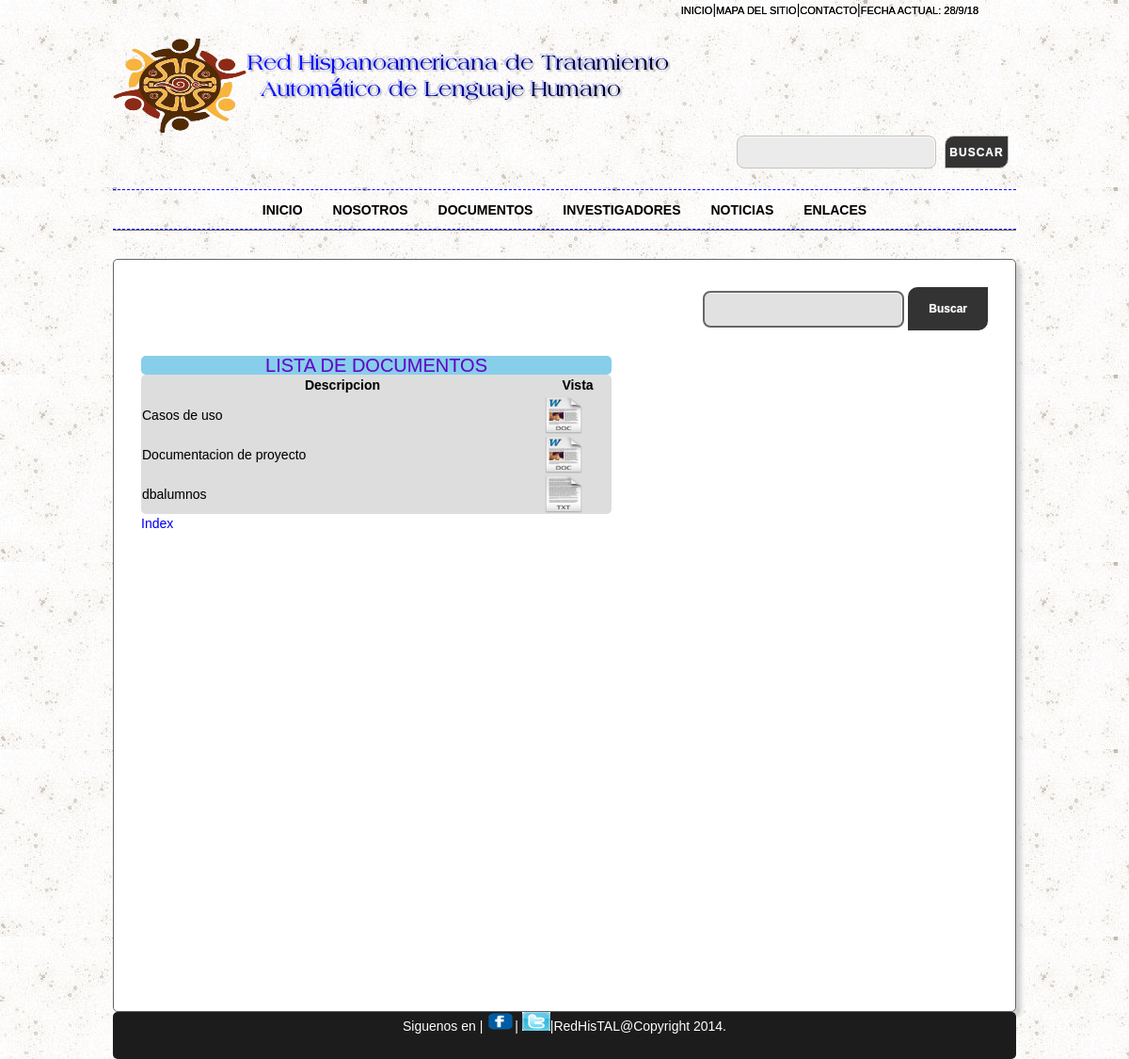
The page /documentos.php on the database its author committed.
### tables this page shows
CREATE TABLE IF NOT EXISTS `documentos` (
  `id_files` int(10) NOT NULL AUTO_INCREMENT,
  `nombre` varchar(100) DEFAULT NULL,
  `descripcion` varchar(150) DEFAULT NULL,
  `tipo` varchar(10) DEFAULT NULL,
  `status` varchar(10) DEFAULT NULL,
  PRIMARY KEY (`id_files`)
);

### dbredhistal/conexion.php (called while the page is built, shortened)
<?php
	$Server="localhost";
	$User="LOCALREDHISTAL";
	$DataBase="redhistal";
?>

### dbredhistal/mysql.inc.php (called while the page is built, shortened)
<?php
class MySQL
{
		private $conexion;
		public function MySQL()
		{
	  		if(!isset($this->conexion))
			{
				include('conexion.php');
	  			$this->conexion = (mysql_connect($Server,$User)) or die(mysql_error());
	  		}
	  	}
	 	public function consulta($consulta)
		{
	  		$resultado = mysql_query($consulta,$this->conexion);
	  		return $resultado;
	  	}
	 	public function fetch_array($consulta)
		{
	  		return mysql_fetch_array($consulta);
	  	}
	 	public function num_rows($consulta)
		{
	  		return mysql_num_rows($consulta);
	  	}
}
?>

### documentos.php (the view, shortened to what this page needs)
<?php
include('dbredhistal/conexion.php');
?>
<!DOCTYPE html PUBLIC "-//W3C//DTD XHTML 1.0 Transitional//EN" "http://www.w3.org/TR/xhtml1/DTD/xhtml1-transitional.dtd">
<html xmlns="http://www.w3.org/1999/xhtml"lang="es" xml:lang="es">
<head>
<link rel="stylesheet" href="styles/style.css" type="text/css"/>
<link rel="stylesheet" href="style/documentos.css" type="text/css" />
 <link rel="stylesheet" href="documentos/uploadify/uploadify.css" type="text/css" />
</head>
<body>
    <header>
        <a href="index.php">Inicio</a>|<a href="mapa_del_sitio.php">Mapa del sitio</a>|<a href="contacto.php">Contacto</a>|<a href="#"><?php
echo "Fecha actual: ";
$fecha=date("j/n/y");
echo $fecha;
?></a><br/><br/>
	</header>
<div class="main-container">
    <div id="sub-headline">
       <div class="tagline_left" style=" align:left; width:700px; height:100px;> <a href=""><img src="iconos/redhistal2.png"onmouseover="this.src='iconos/redhistal1.png';" onmouseout="this.src='iconos/redhistal2.png';"/></a></div>
        <div class="tagline_right">
             <center>
                   <form method=GET action="http://www.google.com/search">
            <table ><tr><td>
                                 <INPUT TYPE=text name=q size=31 maxlength=255 value="">
                                       <INPUT type=submit name=btnG id="go" value="Buscar">
                                    </td></tr></table>
                                     </form>
                                   </center>
        </div>
        <br class="clear"/>
    </div><br/><br/>
<div class="main-container">
    <div id="nav-container">
        <nav>
            <ul class="nav">
               <b> <li><a href="index.php">Inicio</a></li>
                <li ><a  href="#">Nosotros</a>
				</li>
				  <li><a href="documentos.php">Documentos</a></li>
                <li><a href="investigadores.php">Investigadores</a>
                </li>
                <li ><a href="noticias.php">Noticias</a></li>
                <li><a href="enlaces.php">Enlaces</a></li></b>
            </ul>
        </nav>
    </div>
</div>
    <div class="container1">
          <article action="docum.php" class="box" id="home_featured21">
          <form align="right">
          <input type="text"  value=""/>
          <input type="submit"  value="Buscar"/> </form><br/>
<?php
	include("dbredhistal/mysql.inc.php");
	$db = new MySQL();
	$listar= $db->consulta("SELECT * FROM documentos");
if($db->num_rows($listar)>0){
	echo"<table style='background:#DDDDDD;border-collapse: collapse;border-radius:5px;align:right;'>";
	echo"<caption style ='background: skyblue;color: #6600CC;border-radius:5px;text-align: center;  width:500px;  font-family: Arial;font-size: 20px;'>
	LISTA DE DOCUMENTOS</caption>";
		echo"<tr>";
			echo "<th style='black'>Descripcion</th>";
			echo "<th style='black' width=\"70\" align=\"center\">Vista</th>";
		echo"</tr>";
			while($row=($db->fetch_array($listar))){
				echo"<tr>";
				echo"<td>".$row['descripcion']."</td>";
					switch ($row['tipo']) {
						case 'docx':
								echo"<td><a target='_Blank' href='documentos/uploads/".$row['nombre']."'><img src='documentos/images/doc.png' width='40' height='40'></a></td>";
							break;
						case 'txt':
								echo"<td><a target='_Blank' href='documentos/uploads/".$row['nombre']."'><img src='documentos/images/txt.png' width='40' height='40'></a></td>";
							break;
					}
				echo"</tr>";
			}
	echo"</table>";
}else{
	echo"<div id='mensajevacio' align=\"center\">No hay archivos por el momento</div>";
}
?>
<a href="documentos/index.php">Index</a>
            </article>
          <footer>
			  Siguenos en |<a href="https://www.facebook.com/Juaniitta.Qonttreraz"> <img src="iconos/face.png" width="30px" height="20px"/></a>| <img src="iconos/twitter.png" width="30px" height="20px" />|RedHisTAL@Copyright 2014.
</footer>
</div>
</body>
</html>

### styles/style.css (style rules this page uses)
body { margin-top: 30px; font-size: 14px; padding:0; margin:0 auto; line-height: 20px; font-family: 'Century Gothic', sans-serif; color: #000; background:url("../images/fondo.jpg") repeat; padding: 0; text-shadow: 0 0 1px rgba(0, 0, 0, 0.1) }
a { outline: 0; text-decoration: none; color: blue; }
header { display: block; text-align: right; margin-right:160px; padding: 0px; text-transform: uppercase; }
header a { font-family: 'ChunkFive Regular', Arial, Helvetica, sans-serif; font-size: 11px; color:black; text-shadow: 0 0px 0px black; transition: all 200ms linear; transform: translateZ(0) }
.box { background-color: #FFF; border: 1px solid #666; border-radius: 5px; box-shadow: 5px 5px 5px #ccc; padding: 29px; width: 900px; height:740px; }
.tagline_right { float: right }
.tagline_left { float: left margin: 8px 0 0; padding: 0 }
.container1 { border-top: 1px solid #666; padding: 30px 0; width:900px; height:350px; }
input[type=text] { background: rgba(206, 205, 205, 0.6); border: 2px solid #666; line-height: 2em; box-shadow: inset -1px 1px 1px rgba(255, 255, 255, 0.65); border-radius: 8px; margin-bottom: 10px; width: 600px; padding: 6px 5px }
input[type=text] { height: 23px; width: 200px }
input[type=submit] { background: #000; background-image: -webkit-gradient(linear, left top, left bottom, color-stop(0, #333), color-stop(100%, #333)); background-image: -webkit-linear-gradient(top, #333 0, #333 100%); background-image: -moz-linear-gradient(top, #333 0, #333 100%); background-image: -o-linear-gradient(top, #333 0, #333 100%); background-image: -ms-linear-gradient(top, #333 0, #333 100%); background: linear-gradient(top, #333 0, #333 100%); color: #fff; border-radius: 10px 0 10px 0; font-weight: 700; text-shadow: 0 0 1px #aaa; transition: all 100ms linear; font-family: Verdana, Geneva, sans-serif; border-color: transparent; padding: 14px 20px }
#sub-headline input[type=submit] { height: 35px }
#header, #sub-headline, #nav-container, .container, .container1, footer { position: relative; display: block; width: 960px; margin: 0 auto }
#nav-container { z-index: 1000; font-size: 14px; text-align: center; text-transform: uppercase; border-top: 1px dashed blue; border-bottom: 1px dashed blue; }
.nav, .nav * { list-style: none; margin: 0; padding: 0; }
.nav li { position: relative; display: inline-block; zoom: 1; *display: inline }
.nav a { display: block; position: relative; color: #000000; padding: .75em 1em }
.nav a, .nav a:visited, .nav li.active li a { color: black; }
input, textarea, select { font-size: 12px; font-family: 'Century Gothic', Arial, sans-serif; }
#sub-headline input { display: inline-block; width: 200px; color: #565656; background-color: #ebebeb; border: 1px solid #c3c3c3; margin: 0 5px 0 0; padding: 5px; outline: 0 }
#sub-headline input#go { display: inline-block; width: 68px; height: 35px; text-transform: uppercase; color: #FFF; background-color: #565656; border-color: #c3c3c3; padding: 4px 0; letter-spacing: 1px }
footer { font-size: 14px; text-align:center; width:960px; height:50px; background-color:#1C1C1C; border-radius: 5px; display:block; clear:both; color: #FFFFFF; }

### rows shown on the page
documentos: descripcion "Casos de uso"
documentos: descripcion "Documentacion de proyecto"
documentos: descripcion "dbalumnos"
